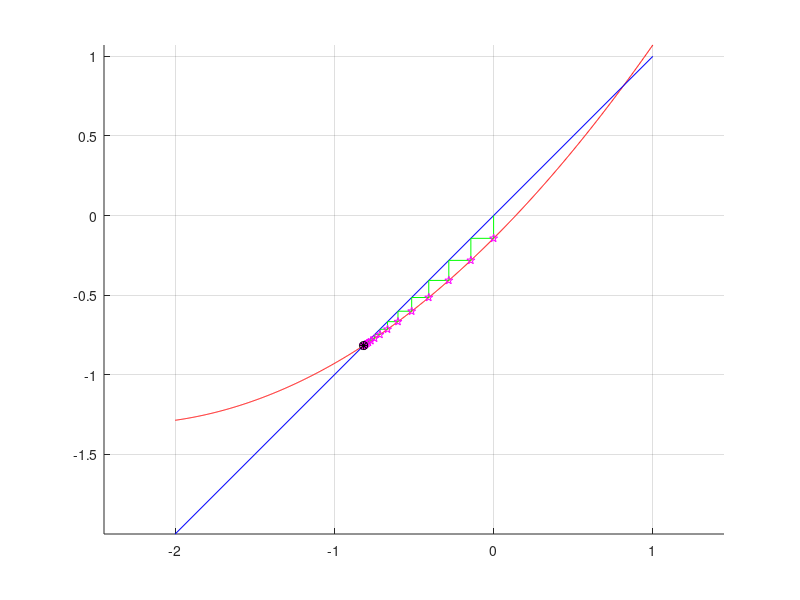

Write the MATLAB code that produced this figure.
%
% Vienos lygties sprendimas: paprastuju iteraciju metodas
% 
function Pvz_SMA_1_4_Viena_lygtis_simple_iteration
clc,close all

%------------------------   PRADINIAI DUOMENYS  ----------------------------

% range=[-10,10] % parenkame saknu atskyrimo intervala
range=[-2,1]

% x0=-1.3    % parenkame pradini artini
x0=0

eps=1e-4   % parenkame sprendinio tikslumo reiksme

nitmax=100 % parenkame didziausia leistina iteraciju skaiciu

method='simple_iteration'  % parenkame metoda

alpha=1 % parenkame daugiklio reiksme
% alpha=-1
alpha=2
alpha=7
% alpha=-2
% alpha=-10

% braizomas funkcijos grafikas
npoints=1000; x=range(1): (range(2)-range(1))/(npoints-1) :range(2);  fff=f(x);
figure(1); grid on; hold on; axis equal;
plot(x,fff/alpha+x,'r-');
plot(range,range,'b-');

%------------------------   SPRENDIMAS  -----------------------------------

xn=x0;prec=1e20; nit=0; % pradinis artinys, pradine tikslumo reiksme ir iteracijos numeris
while prec > eps  % iteracijos
    nit=nit+1;
    if nit > nitmax, fprintf('Virsytas leistinas iteraciju skaicius. Tikslumas nepasiektas');return;end

    if strcmp(method,'simple_iteration')
            fn=f(xn)/alpha+xn;
            plot([xn,xn,fn],[xn,fn,fn],'g-');
            plot(xn,fn,'mp');
            xn=fn;
    else, fprintf('neaprasytas metodas \n');
    end
     
        pause
        
    prec=abs(f(xn));
    fprintf(1,'iteracija %d  x= %g  prec= %g \n',nit,xn,prec);
end
plot(xn,fn,'k*');plot(xn,fn,'ko');

fprintf(1,'\n tikslumas pasiektas, saknis xmid=%g\n\n',xn);

end


function fff=f(x)
    fff=1.5*x.^2-1 % +0.1*sin(100*x);
return
end